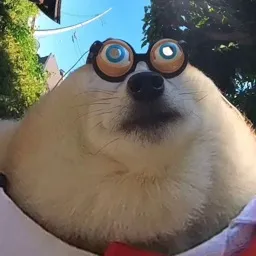
%> input picture Homework7/sillyDog.png, 256 x 256 px
$ octave math425hw7.m   (GNU Octave 9; MATLAB toolbox functions it lacks are replaced by stand-ins)
%> lines starting %> are read from the running program, lines starting %| are printed output that depends on the picture
% Exercise 5
% Part a
A = imread("sillyDog.png");
%> A is the input picture: size 256x256x3 uint8; mean R, G, B 115.8, 112.2, 102.6
A = im2gray(A);
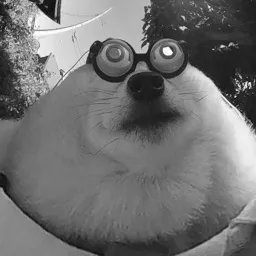
%> A: size 256x256 uint8; min 7, max 255, mean 112.2
A = im2double(A);
%> A: size 256x256 double

% Part b
[P, S, Q] = svd(A);
singularValues = diag(S);
%> singularValues = 256 values, max 114.5 at index 1, min 0.000864 at index 256, mean 1.48
disp('Image Singular values:');
disp(singularValues);
%> (printed output is left out)

k = 15;
A_k = P(:, 1:k) * S(1:k, 1:k) * Q(:, 1:k)';
imshow(A_k);
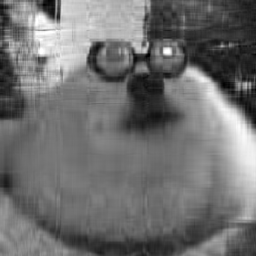
%> displayed picture: size 256x256, on the screen's scale of 0 to 255; min 0, max 255, mean 112.2
